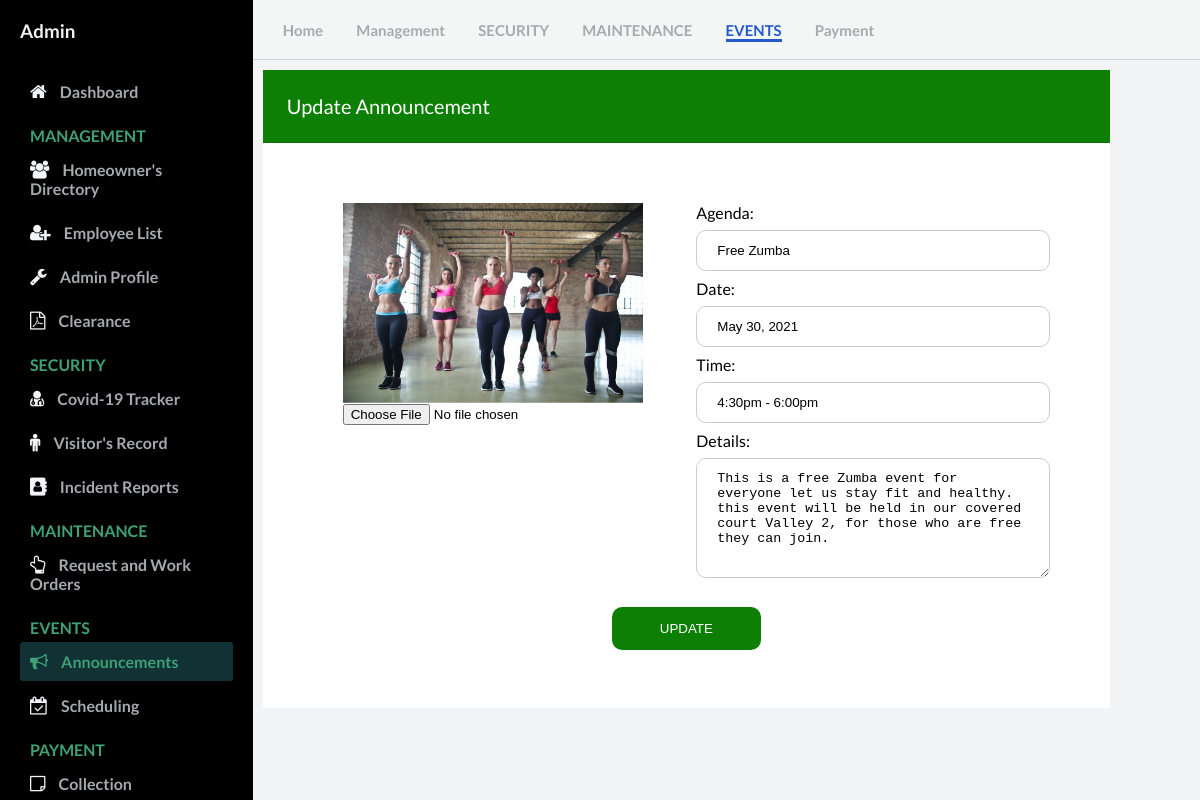
The app's page /admin/Announcement_edit.php?edit=4 (signed in) with its own data.
### tables this page shows
CREATE TABLE `announcements` (
  `id` int(11) NOT NULL,
  `image` varchar(200) NOT NULL,
  `agenda` varchar(50) NOT NULL,
  `date` varchar(50) NOT NULL,
  `time` varchar(20) NOT NULL,
  `details` text NOT NULL
);

### admin/announcement_crud.php (called while the page is built, shortened)
<?php
$mysqli = new mysqli('remotemysql.com', 'J5BJ2ZlQGm', 'FYAvWP4mmz', 'J5BJ2ZlQGm') or die(mysqli_error($mysqli));
if (isset($_GET['edit'])){
	$id = $_GET['edit'];
	$query = "SELECT * FROM announcements WHERE id=?";
	$stmt=$mysqli->prepare($query);
	$stmt->bind_param("i",$id);
	$stmt->execute();
	$result=$stmt->get_result();
	$row = $result->fetch_assoc();
		$agenda = $row['agenda'];
		$date = $row['date'];
		$time = $row['time'];
		$details = $row['details'];
}

### admin/announcement_edit.php (the view, shortened to what this page needs)
<!DOCTYPE html>
<html lang="en">
  <head>
    <link rel="stylesheet" href="https://stackpath.bootstrapcdn.com/font-awesome/4.7.0/css/font-awesome.min.css"/>
    <link rel="stylesheet" href="css/style.css" />
  </head>
  <body id="body">
    <div class="container">
      <nav class="navbar">
        <div class="navbar__left">
          <a href="Dashboard.php">Home</a>
          <a href="User.php">Management</a>
          <a href="covid19_tracker.php">SECURITY</a>
          <a href="work_order.php">MAINTENANCE</a>
          <a class="active_link" href="announcement.php">EVENTS</a>
          <a href="invoice.php">Payment</a>
        </div>
      </nav>
<?php require_once 'announcement_crud.php'; ?>
      <main>
        <div class="table_container">
          <div class="card-header" id="user">
            Update Announcement
          </div>
          <form action="announcement_crud.php" method="post" enctype="multipart/form-data">
              <div class="update_announcement">
                <div class="row">
                    <div class="column">
                      <div src="#" class="img_emp"><img id="pic" <?php echo "<img src='images/".$row['image']."' >"; ?> /></div>
                      <div style="margin-left: 20px;"><input type='file' name="image" onchange="readURL(this);" /></div>
                    </div>
                    <div class="column">
                      <label>Agenda:</label><span><input type="text" name="agenda" value="<?php echo $agenda; ?>"> </span>
                      <label>Date:</label><span><input type="text" name="date" value="<?php echo $date; ?>"></span>
                      <label>Time:</label><span><input type="text" name="time" value="<?php echo $time; ?>"></span>
                      <label>Details:</label><span><textarea name="details"><?php echo $details; ?></textarea> </span>
                    </div>
                    <button class="button_emp" name="update" type="submit" >UPDATE</button>
                </div>
              </div>
          </form>
        </div>
      </main>
      <div id="sidebar">
        <div class="sidebar__title">
            <h3>Admin</h3>
        </div>
        <div class="sidebar__menu">
          <div class="sidebar__link ">
            <i class="fa fa-home"></i>
            <a href="Dashboard.php">Dashboard</a>
          </div>
          <h2>MANAGEMENT</h2>
          <div class="sidebar__link">
            <i class="fa fa-users" aria-hidden="true"></i>
            <a href="User.php">Homeowner's Directory</a>
          </div>
          <div class="sidebar__link">
            <i class="fa fa-user-plus" aria-hidden="true"></i>
            <a href="employees_record.php">Employee List</a>
          </div>
          <div class="sidebar__link">
            <i class="fa fa-wrench"></i>
            <a href="Admin_profile.php">Admin Profile</a>
          </div>
          <div class="sidebar__link">
            <i class="fa fa-file-pdf-o"></i>
            <a href="residency.php">Clearance</a>
          </div>
          <h2>SECURITY</h2>
          <div class="sidebar__link">
            <i class="fa fa-user-md"></i>
            <a href="covid19_tracker.php">Covid-19 Tracker</a>
          </div>
          <div class="sidebar__link">
            <i class="fa fa-male"></i>
            <a href="visitors_record.php">Visitor's Record</a>
          </div>
          <div class="sidebar__link">
            <i class="fa fa-address-book"></i>
            <a href="incident_record.php">Incident Reports</a>
          </div>
          <h2>MAINTENANCE</h2>
          <div class="sidebar__link ">
            <i class="fa fa-hand-o-up"></i>
            <a href="work_order.php">Request and Work Orders</a>
          </div>
          <h2>EVENTS</h2>
          <div class="sidebar__link active_menu_link">
            <i class="fa fa-bullhorn"></i>
            <a href="announcement.php">Announcements</a>
          </div>
          <div class="sidebar__link">
            <i class="fa fa-calendar-check-o"></i>
            <a href="Scheduling.php">Scheduling</a>
          </div>
          <h2>PAYMENT</h2>
          <div class="sidebar__link">
            <i class="fa fa-sticky-note-o"></i>
            <a href="invoice.php">Collection</a>
          </div>
      </div>
    </div>
  </body>
</html>

### admin/css/style.css (style rules this page uses)
* { margin: 0; padding: 0; }
body { font-family: 'Lato', sans-serif; box-sizing: border-box; }
.container { display: grid; height: 100vh; grid-template-columns: 0.8fr 1fr 1fr 1fr; grid-template-rows: 0.2fr 3fr; grid-template-areas: "sidebar nav nav nav" "sidebar main main main" }
.navbar { background: #f2f7f5; grid-area: nav; height: 60px; display: flex; align-items: center; justify-content: space-between; padding: 0 30px 0 30px; border-bottom: 1px solid lightgray; }
.navbar__left > a { margin-right: 30px; text-decoration: none; color: #a5aaad; font-size: 15px; font-weight: 700; }
.navbar__left .active_link { color: #265acc; border-bottom: 3px solid #265acc; padding-bottom: 12 px; }
main { background: #f3f4f6; grid-area: main; overflow-y: auto; }
#sidebar { background: #000000; grid-area: sidebar; overflow-y: auto; padding: 20px; -webkit-transition: all 0.5s; transition: all 0.5s; }
.sidebar__title { display:flex; justify-content: space-between; align-items: center; color: #f3f4f6; margin-bottom: 30px; }
.sidebar__menu > h2 { color: #3ea175; font-size: 16px; margin-top: 15px; margin-bottom: 5px; padding: 0 10px; font-weight: 700; }
.sidebar__link { color: #f3f4f6; padding: 10px; border-radius: 3px; margin-bottom: 5px; }
.active_menu_link { background: rgba(62, 161, 171,0.3); color: #3ea175; }
.active_menu_link a { color: #3ea175 !important; }
.sidebar__link > a { text-decoration: none; color: #a5aaad; font-weight: 700; }
.sidebar__link >i { margin-right: 10px; font-size: 18px; }
.card-header { padding: 1.50rem; margin-bottom: 0; background-color: #0D7F05; border-bottom: 1px solid rgba(0, 0, 0, 0.125); color: #ffffff; font-size: 20px; }
.table_container { padding: 90px 90px; margin-right: auto; margin-left: auto; width: fit-content; margin-top: -80px; margin-left: -80px; }
input[type=text] { width: 100%; padding: 7px 20px; margin: 10px 0; display: inline-block; border: 1px solid #ccc; border-radius: 5px; box-sizing: border-box; }
input[type=textarea], textarea { width: 100%; padding: 12px 20px; margin: 8px 0; display: inline-block; border: 1px solid #ccc; box-sizing: border-box; border-radius: 10px; height: 120px; }
input[type=text], input[type=password], input[type=date], input[type=time] { width: 100%; padding: 12px 20px; margin: 8px 0; display: inline-block; border: 1px solid #ccc; box-sizing: border-box; border-radius: 10px; }
* { box-sizing: border-box; }
.column { float: left; width: 50%; padding: 10px; }
.row:after { content: ""; display: table; clear: both; }
.button_emp { background-color: #0D7F05; color: white; padding: 14px 20px; margin: 8px 0; border: none; width: 20%; border-radius: 10px; cursor: pointer; margin-left: 40%; }
.dropdown-content a, { color: black; padding: 12px 16px; text-decoration: none; display: block; }
.img_emp { width: 200px; height: 200px; border: 1px; background-color: #ddd; margin-left: 20px; }
.update_announcement { width: 100%; padding-top: 20px; padding: 50px; margin: auto; background-color: white; }

### admin/announcement_edit.php (style rules this page uses)
img { float: left; margin: 0; width: 300px; height: 200px; }

### records on screen
announcements: image (picture), agenda "Free Zumba", date "May 30, 2021", time "4:30pm - 6:00pm", details "This is a free Zumba event for everyone let us stay fit and healthy. this event will be held in our covered court Valley 2, for those who are free they can join."
